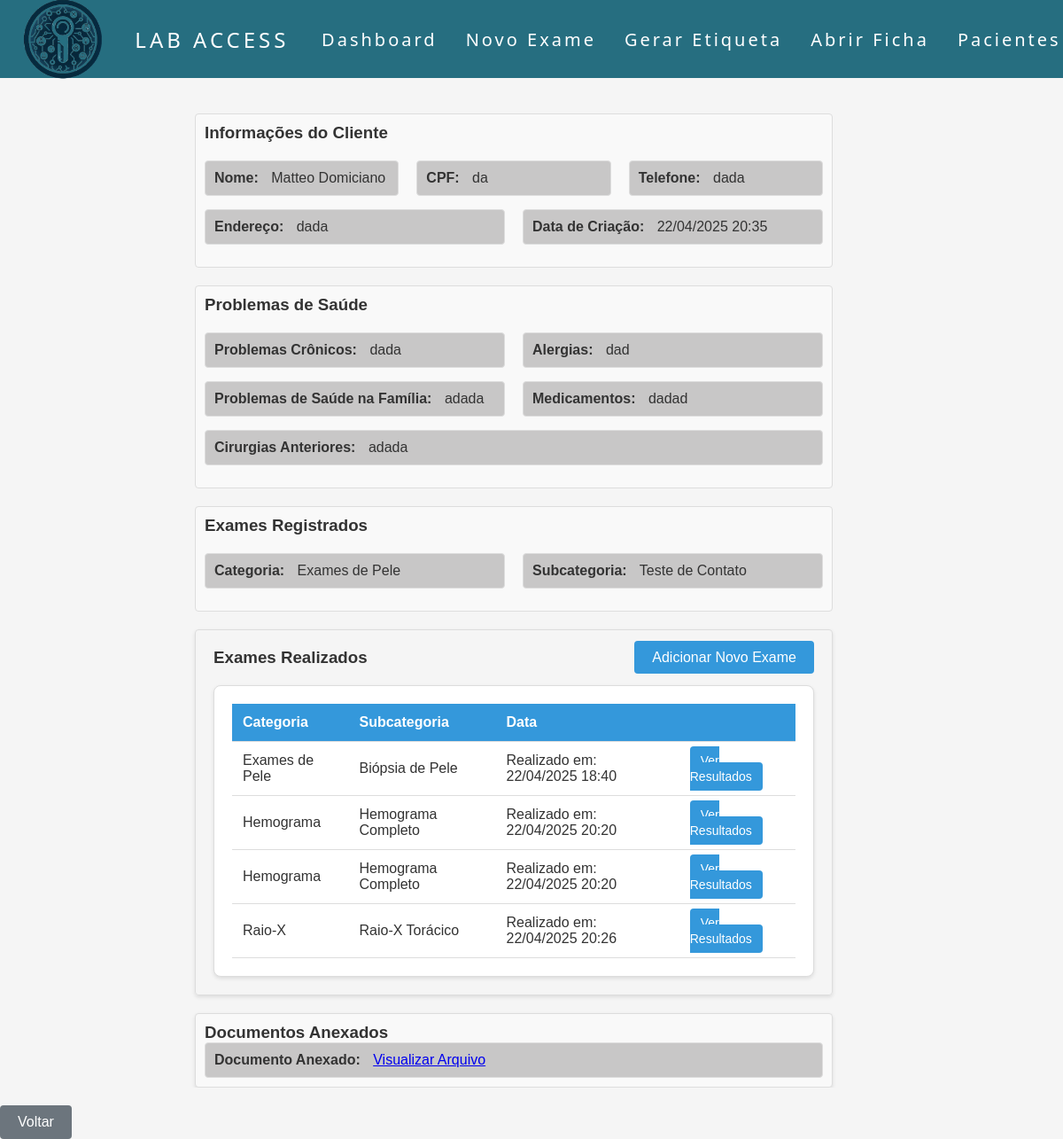
/client_record/Matteo Domiciano , run on the app's committed database.
### models.py (models this page shows, shortened)
class User(db.Model):
    id = db.Column(db.Integer, primary_key=True)
    patient_name = db.Column(db.String(100), nullable=False)
    cpf = db.Column(db.String(14), nullable=False)
    phone = db.Column(db.String(15), nullable=False)
    address = db.Column(db.String(200), nullable=False)
    category = db.Column(db.String(100), nullable=False)
    subcategory = db.Column(db.String(100), nullable=False)
    health_issues = db.Column(db.String(500))  # Novo campo
    allergies = db.Column(db.String(500))      # Novo campo
    family_health_issues = db.Column(db.String(500))  # Novo campo
    medications = db.Column(db.String(500))    # Novo campo
    previous_surgeries = db.Column(db.String(500))  # Novo campo
    created_at = db.Column(db.DateTime, default=datetime.utcnow)
    registered_exams = db.Column(JSON) # Novo campo para data de criação
    document = db.Column(db.String(255))  # caminho do arquivo

class Exam(db.Model):
    id = db.Column(db.Integer, primary_key=True)
    patient_name = db.Column(db.String(100), nullable=False)
    category = db.Column(db.String(100), nullable=False)
    subcategory = db.Column(db.String(100), nullable=False)
    result = db.Column(db.String(100), nullable=False)
    details = db.Column(JSON)
    created_at = db.Column(db.DateTime, default=datetime.utcnow)  # Novo campo

### app.py (the view)
@app.route('/client_record/<string:patient_name>')
def client_record(patient_name):
    user = User.query.filter_by(patient_name=patient_name).first()
    if not user:
        flash(f'Nenhum exame encontrado para o paciente: {patient_name}', 'warning')
        return redirect(url_for('client_record_search'))
    exams = Exam.query.filter_by(patient_name=patient_name).all()
    grouped_exams = defaultdict(lambda: {"exams": []})
    for exam in exams:
        grouped_exams[exam.category]["exams"].append({
            "id": exam.id,
            "subcategory": exam.subcategory,
            "details": exam.details,  # Adicionando os detalhes
            "created_at": exam.created_at.strftime('%d/%m/%Y %H:%M')  # Adicionando o campo created_at
        })
    return render_template(
        'client_record.html',
        patient_name=patient_name,
        cpf=user.cpf,
        phone=user.phone,
        address=user.address,
        user=user,
        grouped_exams=grouped_exams
    )

### templates/client_record.html (shortened to what this page needs)
<!DOCTYPE html>
<html lang="pt-BR">
<head>
    <link rel="stylesheet" href="{{ url_for('static', filename='css/client_record.css') }}">
</head>
<body>
    <header>
        <nav>
            <a class="logo">
                <img src="{{ url_for('static', filename='image/logo.png') }}" alt="Logo" class="logo-img">
                Lab Access
            </a>
            <ul class="nav-list">
                <li><a href="{{ url_for('home') }}" class="btn-option ">Dashboard</a></li>
                <li><a href="{{ url_for('exame') }}" class="btn-option">Novo Exame</a></li>
                <li><a href="{{ url_for('generate_label') }}" class="btn-option">Gerar Etiqueta</a></li>
                <li><a href="{{ url_for('client_record_search') }}" class="btn-option">Abrir Ficha</a></li>
                <li><a href="{{ url_for('view_patients') }}" class="btn-option">Pacientes</a></li>
            </ul>
        </nav>
    </header>
    <div class="main-content">
        <div class="client-info">
            <div class="personal-info">
                <h3>Informações do Cliente</h3>
                <div class="info-row">
                    <div class="info-item">
                        <strong>Nome:</strong> {{ patient_name }}
                    </div>
                    <div class="info-item">
                        <strong>CPF:</strong> {{ cpf }}
                    </div>
                    <div class="info-item">
                        <strong>Telefone:</strong> {{ phone }}
                    </div>
                </div>
                <div class="info-row">
                    <div class="info-item">
                        <strong>Endereço:</strong> {{ address }}
                    </div>
                    <div class="info-item">
                        <strong>Data de Criação:</strong> {{ user.created_at.strftime('%d/%m/%Y %H:%M') }}
                    </div>
                </div>
            </div>
            <div class="form-answers">
                <h3>Problemas de Saúde</h3>
                <div class="info-row">
                    <div class="info-item">
                        <strong>Problemas Crônicos:</strong> {{ user.registered_exams.health_issues }}
                    </div>
                    <div class="info-item">
                        <strong>Alergias:</strong> {{ user.registered_exams.allergies }}
                    </div>
                </div>
                <div class="info-row">
                    <div class="info-item">
                        <strong>Problemas de Saúde na Família:</strong> {{ user.registered_exams.family_health_issues }}
                    </div>
                    <div class="info-item">
                        <strong>Medicamentos:</strong> {{ user.registered_exams.medications }}
                    </div>
                </div>
                <div class="info-row">
                    <div class="info-item">
                        <strong>Cirurgias Anteriores:</strong> {{ user.registered_exams.previous_surgeries }}
                    </div>
                </div>
            </div>
            <div class="exam-register">
                <h3>Exames Registrados</h3>
                {% if user.registered_exams %}
                    <div class="info-row">
                        <div class="info-item">
                            <strong>Categoria:</strong> {{ user.registered_exams.category }}
                        </div>
                        <div class="info-item">
                            <strong>Subcategoria:</strong> {{ user.registered_exams.subcategory }}
                        </div>
                    </div>
                {% else %}
                    <p>Não há exames registrados para este paciente.</p>
                {% endif %}
            </div>
        </div>
        <div class="exam-info">
            <div class="exam-info-header">
                <h3>Exames Realizados</h3>
                <div class="add-exam-button">
                    <a href="{{ url_for('exame', patient_name=patient_name) }}" class="btn-add-exam">Adicionar Novo Exame</a>
                </div>
            </div>
            {% if grouped_exams %}
                <div class="results-container">
                    <table>
                        <thead>
                            <tr>
                                <th>Categoria</th>
                                <th>Subcategoria</th>
                                <th>Data</th>
                                <th></th>
                            </tr>
                        </thead>
                        <tbody>
                            {% for category, category_data in grouped_exams.items() %}
                                {% for exam in category_data.exams %}
                                    <tr>
                                        <td>{{ category }}</td>
                                        <td>{{ exam.subcategory }}</td>
                                        <td>Realizado em: {{ exam.created_at }}</td>
                                        <td>
                                            <a href="{{ url_for('view_exam', exam_id=exam.id) }}" class="btn-view-result">Ver Resultados</a>
                                        </td>
                                    </tr>
                                {% endfor %}
                            {% endfor %}
                        </tbody>
                    </table>
                </div>
            {% else %}
                <p>Não há exames registrados para este paciente.</p>
            {% endif %}
        </div>
            <div class="document-info">
                <h3>Documentos Anexados</h3>
                {% if user.document %}
                    <div class="info-item">
                        <strong>Documento Anexado:</strong>
                        <a href="{{ url_for('static', filename='uploads/' + user.document) }}" target="_blank">Visualizar Arquivo</a>
                    </div>
                {% else %}
                    <p>Nenhum documento anexado.</p>
                {% endif %}
            </div>
        </div>
            <button onclick="goBack()" class="btn-back">Voltar</button>
</body>
</html>

### static/css/client_record.css (style rules this page uses)
* { margin: 0; padding: 0; }
body { font-family: 'Arial', sans-serif; background-color: #f5f5f5; color: #333; overflow-x: hidden; height: 100%; width: 100%; margin: 0; padding: 0; }
.logo { font-size: 24px; text-transform: uppercase; letter-spacing: 4px; display: flex; align-items: center; }
.logo-img { width: 140px; height: auto; margin-right: 10px; margin-top: 20px; }
nav { display: flex; justify-content: space-around; align-items: center; font-family: system-ui, -apple-system, BlinkMacSystemFont, 'Segoe UI', Roboto, Oxygen, Ubuntu, Cantarell, 'Open Sans', 'Helvetica Neue', sans-serif; background: #266e80 ; height: 11vh; }
nav a { color : #ffffff; text-decoration: none; transition: 0.3s; font-size: 20px; }
.nav-list { list-style: none; display: flex; }
.nav-list li { letter-spacing: 3px; margin-left: 32px; }
.main-content { margin-left: 20%; margin-right: 20%; overflow-y: auto; }
.client-info { padding: 20px; }
.client-info h3 { margin-bottom: 20px; }
.document-info { flex: 1; min-width: 200px; padding: 10px; background-color: #f9f9f9; border: 1px solid #ddd; border-radius: 4px; margin-left: 20px; margin-right: 20px; margin-top: 20px; box-shadow: 0 2px 4px rgba(0, 0, 0, 0.1); }
.personal-info, .form-answers { flex: 1; padding: 10px; background-color: #f9f9f9; border: 1px solid #ddd; border-radius: 4px; margin-top: 20px; }
.info-row { display: flex; flex-wrap: wrap; gap: 20px; margin-bottom: 15px; }
.info-item { flex: 1; padding: 10px; background-color: #c8c7c7; border: 1px solid #ddd; border-radius: 4px; }
.info-item strong { margin-right: 10px; }
.exam-register { flex: 1; padding: 10px; background-color: #f9f9f9; border: 1px solid #ddd; border-radius: 4px; margin-top: 20px; }
.exam-info { padding: 20px; flex: 1; margin-left : 20px; margin-right: 20px; box-shadow: 0 2px 4px rgba(0, 0, 0, 0.1); border: 1px solid #ddd; border-radius: 4px; }
.exam-info-header { display: flex; justify-content: space-between; align-items: center; margin-bottom: 20px; }
.exam-info-header h3 { margin-bottom: 0; }
.add-exam-button { text-align: right; }
.add-exam-button a { background-color: #3498db; color: white; padding: 10px 20px; border: none; border-radius: 4px; text-decoration: none; font-size: 16px; cursor: pointer; }
.results-container { background-color: white; border: 1px solid #ddd; border-radius: 8px; padding: 20px; box-shadow: 0 2px 4px rgba(0, 0, 0, 0.1); }
.results-container table { width: 100%; border-collapse: collapse; }
.results-container table th, .results-container table td { padding: 12px; text-align: left; border-bottom: 1px solid #ddd; }
.results-container table th { background-color: #3498db; color: white; }
.btn-view-result { background-color: #3498db; color: white; padding: 8px 12px; border: none; border-radius: 4px; text-decoration: none; font-size: 14px; cursor: pointer; }
.btn-back { background-color: #6c757d; color: white; padding: 10px 20px; border: none; border-radius: 4px; font-size: 16px; cursor: pointer; margin-top: 20px; }
@media (max-width: 1366px) { .main-content { margin-left: 200px; } }

### data on the page
User: cpf "da", phone "dada", address "dada", created_at "22/04/2025 20:35", registered_exams.health_issues "dada", registered_exams.allergies "dad", registered_exams.family_health_issues "adada", registered_exams.medications "dadad", registered_exams.previous_surgeries "adada", registered_exams.category "Exames de Pele", registered_exams.subcategory "Teste de Contato"
Exam: category "Exames de Pele", subcategory "Biópsia de Pele", created_at "22/04/2025 18:40"
Exam: category "Hemograma", subcategory "Hemograma Completo", created_at "22/04/2025 20:20"
Exam: subcategory "Hemograma Completo", created_at "22/04/2025 20:20"
Exam: category "Raio-X", subcategory "Raio-X Torácico", created_at "22/04/2025 20:26"

### other printed values
{{ patient_name }} "Matteo Domiciano"
